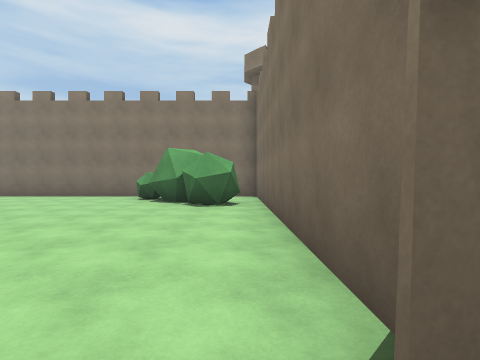
View 1 (above)

16 first-person views from a walk through a Unity game level. The camera is 1.3 m above the floor, looks level and sees 85° across. The floor is counted in squares, 2 m on a side. Each view is taken from the middle of a square. On the plan, view 1 faces up. The plan holds only what a view shows up to about 9 squares ahead; the rest is blank. The place goes on beyond the plan. The player character is not drawn.

View 2
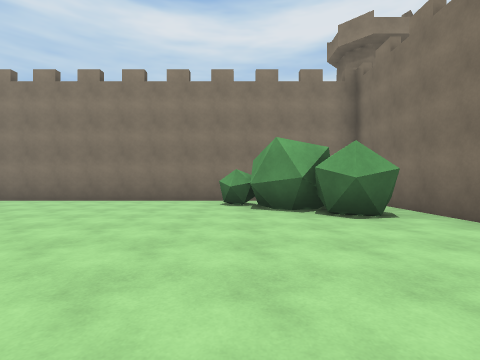

View 3
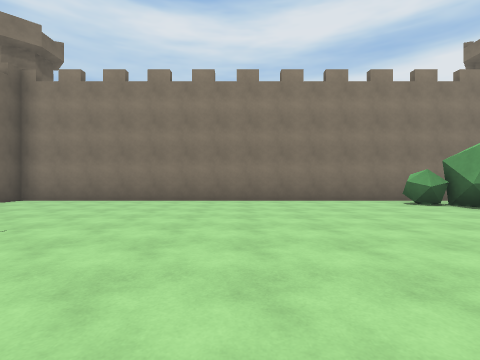

View 4
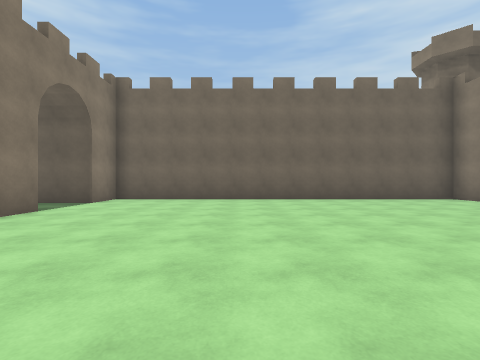

View 5
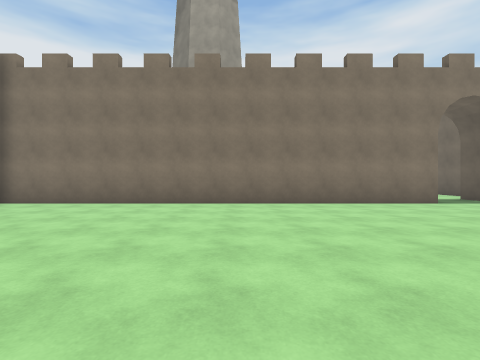

View 6
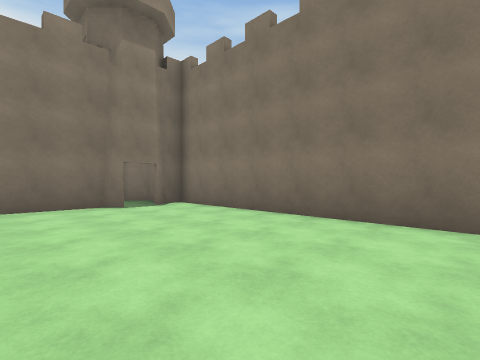

View 7
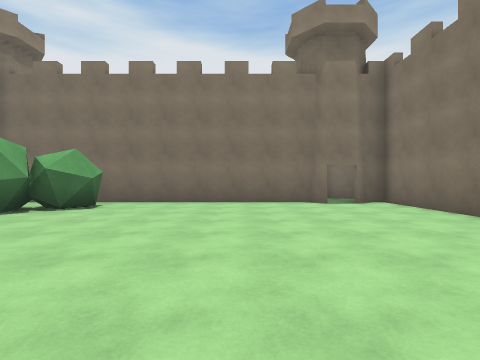

View 8
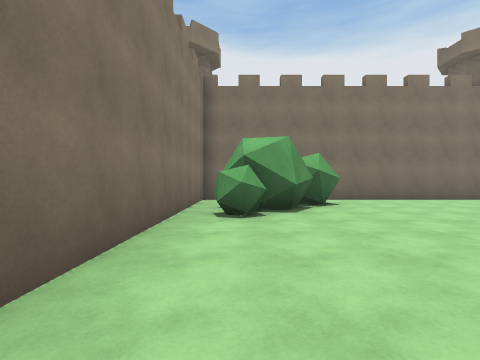

View 9
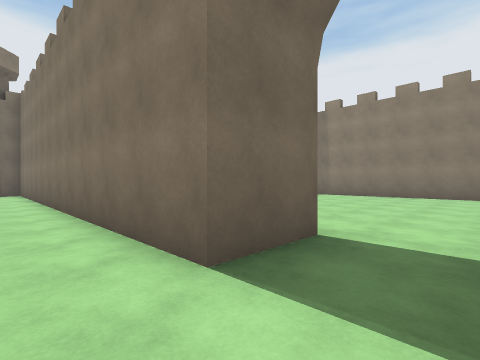

View 10
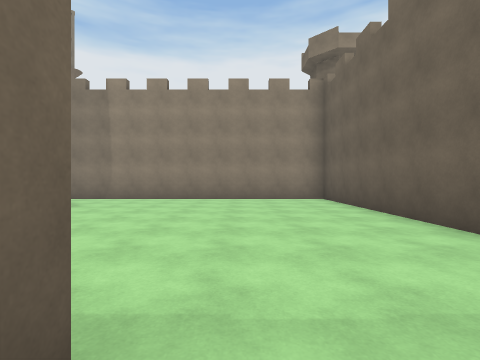

View 11
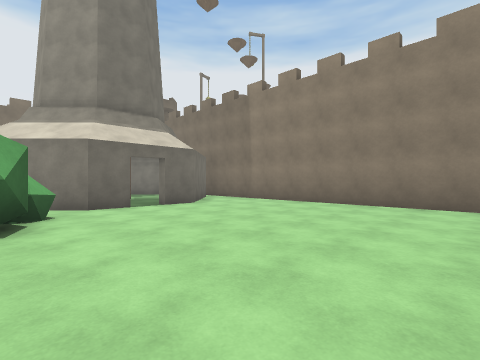

View 12
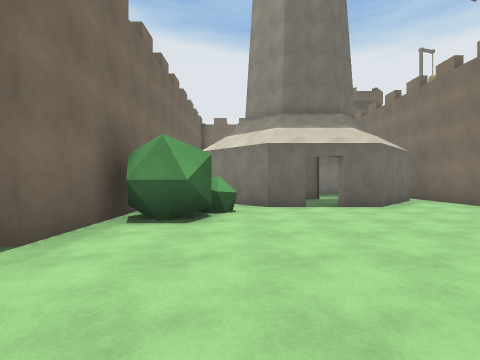

View 13
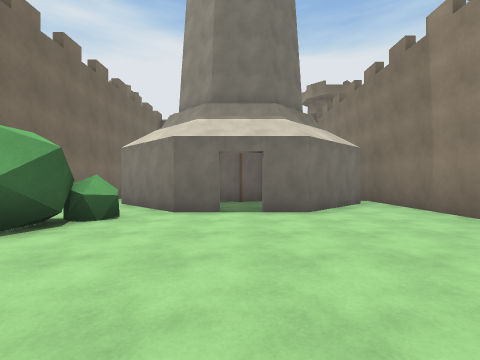

View 14
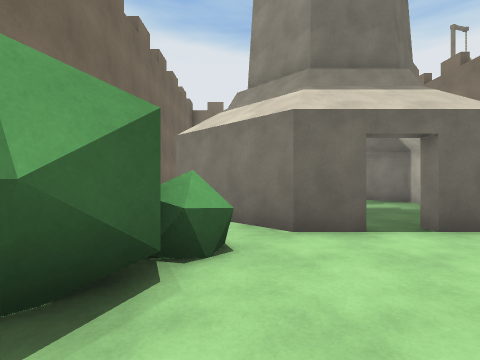

View 15
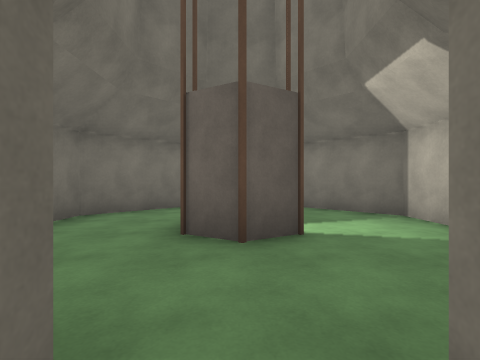

View 16
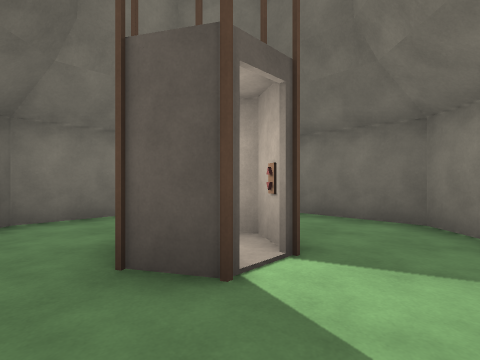

### Floor plan
Ten units are one square. View 1 is at (0, 0); x grows to the right and y downward. Boxes are objects, and circles mark ways between rooms. Rooms are numbered by the first view taken in them; rooms with no view inside come last. Other rooms are left out.
<svg viewBox="-154 -107 184 222">
<path fill="none" stroke="#000" d="M-33 -86 -35 -90M-36 -89 -33 -94M-15 -68 -14 -75 -17 -73 -29 -81 -27 -92M-16 -73 -26 -79 -28 -87 -32 -86 -36 -90M-11 -64 -16 -71M-26 -87 -29 -86M-115 12 6 12 6 6 3 3M-4 -65 -10 -64M-34 -102 -149 -102 -149 12 -135 12M-2 -65 -11 -64 -16 -70 -11 -78M0 -72 -5 -64 -17 -69M3 -5 6 -9 6 -70M19 9 25 3M-23 -78 -26 -89M-29 -86 -36 -89M-11 -78 -19 -75M-97 44 -100 41 -100 34M-85 49 -89 45M-77 66 -77 57M-88 43 -93 45 -100 42M-149 51 -149 110 -44 110M-89 29 -115 29 -115 12M-58 103 -77 84 -77 74M-135 12 -135 29M-87 51 -93 45 -99 39M-89 46 -89 44M-48 78 -53 70 -48 63M-40 76 -37 70M-44 100 -32 100M-33 -94 -29 -95M6 -70 6 -102 -34 -102M-32 100 -15 83 -15 61M-32 41 -58 41M-17 56 -32 41"/>
<circle cx="-125" cy="25" r="3" fill="#2a7"/>
<circle cx="-40" cy="-100" r="3" fill="#2a7"/>
<circle cx="0" cy="-70" r="3" fill="#2a7"/>
<circle cx="-70" cy="70" r="3" fill="#2a7"/>
<circle cx="-45" cy="85" r="3" fill="#2a7"/>
<circle cx="-45" cy="60" r="3" fill="#2a7"/>
<circle cx="-30" cy="70" r="3" fill="#2a7"/>
<text x="-70" y="-40">1</text>
<text x="-110" y="70">2</text>
<text x="-50" y="80">3</text>
<text x="-10" y="-100">4</text>
<text x="-30" y="80">5</text>
<text x="-50" y="50">6</text>
<text x="-30" y="60">7</text>
</svg>
Room 1 opens to room 2. Room 1 opens to room 4. Room 2 opens to room 3. Room 3 opens to room 5. Room 3 opens to room 6. Room 5 opens to room 7.

Where each view was taken, in squares from view 1:
view 1: 0 up, 0 right, facing up
view 2: 2 up, 3 left, facing up
view 3: 2 up, 8 left, facing up
view 4: 3 up, 6 left, facing left
view 5: 6 up, 6 left, facing down
view 6: 3 up, 6 left, facing down-right
view 7: 3 up, 7 left, facing right
view 8: 9 up, 8 left, facing right
view 9: 0 up, 13 left, facing down-right
view 10: 2 down, 12 left, facing down
view 11: 4 down, 14 left, facing down-right
view 12: 5 down, 14 left, facing right
view 13: 7 down, 13 left, facing right
view 14: 5 down, 11 left, facing right
view 15: 7 down, 8 left, facing right
view 16: 9 down, 6 left, facing up-right
